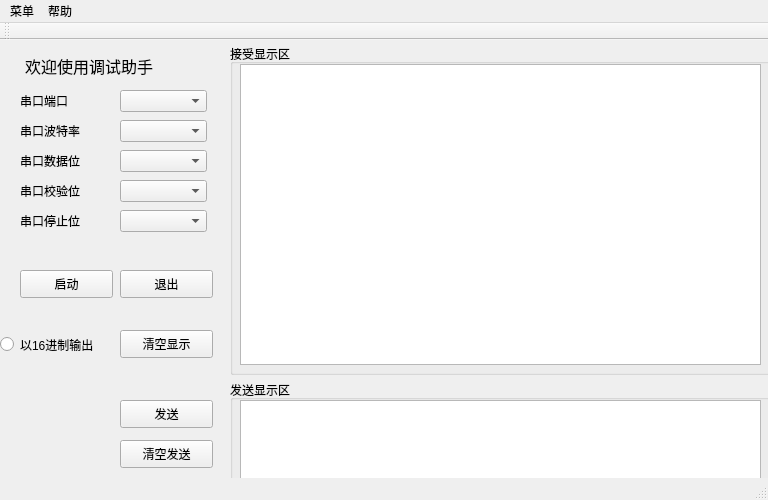
<?xml version="1.0" encoding="UTF-8"?>
<ui version="4.0">
 <class>MainWindow</class>
 <widget class="QMainWindow" name="MainWindow">
  <property name="geometry">
   <rect>
    <x>0</x>
    <y>0</y>
    <width>768</width>
    <height>500</height>
   </rect>
  </property>
  <property name="minimumSize">
   <size>
    <width>768</width>
    <height>500</height>
   </size>
  </property>
  <property name="maximumSize">
   <size>
    <width>768</width>
    <height>500</height>
   </size>
  </property>
  <property name="windowTitle">
   <string>串口助手</string>
  </property>
  <widget class="QWidget" name="centralWidget">
   <widget class="QPushButton" name="pushButton">
    <property name="geometry">
     <rect>
      <x>20</x>
      <y>230</y>
      <width>93</width>
      <height>28</height>
     </rect>
    </property>
    <property name="text">
     <string>启动</string>
    </property>
   </widget>
   <widget class="QPushButton" name="pushButton_2">
    <property name="geometry">
     <rect>
      <x>120</x>
      <y>290</y>
      <width>93</width>
      <height>28</height>
     </rect>
    </property>
    <property name="text">
     <string>清空显示</string>
    </property>
   </widget>
   <widget class="QComboBox" name="comboBox">
    <property name="geometry">
     <rect>
      <x>120</x>
      <y>50</y>
      <width>87</width>
      <height>22</height>
     </rect>
    </property>
   </widget>
   <widget class="QComboBox" name="comboBox_2">
    <property name="geometry">
     <rect>
      <x>120</x>
      <y>80</y>
      <width>87</width>
      <height>22</height>
     </rect>
    </property>
   </widget>
   <widget class="QComboBox" name="comboBox_3">
    <property name="geometry">
     <rect>
      <x>120</x>
      <y>110</y>
      <width>87</width>
      <height>22</height>
     </rect>
    </property>
   </widget>
   <widget class="QComboBox" name="comboBox_4">
    <property name="geometry">
     <rect>
      <x>120</x>
      <y>140</y>
      <width>87</width>
      <height>22</height>
     </rect>
    </property>
   </widget>
   <widget class="QComboBox" name="comboBox_5">
    <property name="geometry">
     <rect>
      <x>120</x>
      <y>170</y>
      <width>87</width>
      <height>22</height>
     </rect>
    </property>
   </widget>
   <widget class="QRadioButton" name="radioButton">
    <property name="geometry">
     <rect>
      <x>0</x>
      <y>295</y>
      <width>115</width>
      <height>19</height>
     </rect>
    </property>
    <property name="text">
     <string>以16进制输出</string>
    </property>
   </widget>
   <widget class="QPushButton" name="pushButton_3">
    <property name="geometry">
     <rect>
      <x>120</x>
      <y>360</y>
      <width>93</width>
      <height>28</height>
     </rect>
    </property>
    <property name="text">
     <string>发送</string>
    </property>
   </widget>
   <widget class="QGroupBox" name="groupBox">
    <property name="geometry">
     <rect>
      <x>230</x>
      <y>4</y>
      <width>551</width>
      <height>331</height>
     </rect>
    </property>
    <property name="title">
     <string>接受显示区</string>
    </property>
    <widget class="QTextBrowser" name="textBrowser">
     <property name="geometry">
      <rect>
       <x>10</x>
       <y>20</y>
       <width>521</width>
       <height>301</height>
      </rect>
     </property>
    </widget>
   </widget>
   <widget class="QGroupBox" name="groupBox_2">
    <property name="geometry">
     <rect>
      <x>230</x>
      <y>340</y>
      <width>541</width>
      <height>121</height>
     </rect>
    </property>
    <property name="title">
     <string>发送显示区</string>
    </property>
    <widget class="QTextEdit" name="textEdit">
     <property name="geometry">
      <rect>
       <x>10</x>
       <y>20</y>
       <width>521</width>
       <height>91</height>
      </rect>
     </property>
    </widget>
   </widget>
   <widget class="QPushButton" name="pushButton_4">
    <property name="geometry">
     <rect>
      <x>120</x>
      <y>400</y>
      <width>93</width>
      <height>28</height>
     </rect>
    </property>
    <property name="text">
     <string>清空发送</string>
    </property>
   </widget>
   <widget class="QLabel" name="label">
    <property name="geometry">
     <rect>
      <x>20</x>
      <y>50</y>
      <width>71</width>
      <height>21</height>
     </rect>
    </property>
    <property name="text">
     <string>串口端口</string>
    </property>
   </widget>
   <widget class="QLabel" name="label_2">
    <property name="geometry">
     <rect>
      <x>20</x>
      <y>83</y>
      <width>80</width>
      <height>15</height>
     </rect>
    </property>
    <property name="text">
     <string>串口波特率</string>
    </property>
   </widget>
   <widget class="QLabel" name="label_3">
    <property name="geometry">
     <rect>
      <x>20</x>
      <y>113</y>
      <width>80</width>
      <height>15</height>
     </rect>
    </property>
    <property name="text">
     <string>串口数据位</string>
    </property>
   </widget>
   <widget class="QLabel" name="label_4">
    <property name="geometry">
     <rect>
      <x>20</x>
      <y>143</y>
      <width>80</width>
      <height>15</height>
     </rect>
    </property>
    <property name="text">
     <string>串口校验位</string>
    </property>
   </widget>
   <widget class="QLabel" name="label_5">
    <property name="geometry">
     <rect>
      <x>20</x>
      <y>173</y>
      <width>80</width>
      <height>15</height>
     </rect>
    </property>
    <property name="text">
     <string>串口停止位</string>
    </property>
   </widget>
   <widget class="QLabel" name="label_6">
    <property name="geometry">
     <rect>
      <x>25</x>
      <y>5</y>
      <width>191</width>
      <height>41</height>
     </rect>
    </property>
    <property name="font">
     <font>
      <family>楷体</family>
      <pointsize>12</pointsize>
     </font>
    </property>
    <property name="text">
     <string>欢迎使用调试助手</string>
    </property>
   </widget>
   <widget class="QPushButton" name="pushButton_5">
    <property name="geometry">
     <rect>
      <x>120</x>
      <y>230</y>
      <width>93</width>
      <height>28</height>
     </rect>
    </property>
    <property name="text">
     <string>退出</string>
    </property>
   </widget>
  </widget>
  <widget class="QStatusBar" name="statusBar"/>
  <widget class="QMenuBar" name="menuBar">
   <property name="geometry">
    <rect>
     <x>0</x>
     <y>0</y>
     <width>768</width>
     <height>26</height>
    </rect>
   </property>
   <widget class="QMenu" name="menu">
    <property name="title">
     <string>菜单</string>
    </property>
    <addaction name="separator"/>
    <addaction name="actiondsa"/>
   </widget>
   <widget class="QMenu" name="menu_2">
    <property name="title">
     <string>帮助</string>
    </property>
   </widget>
   <addaction name="menu"/>
   <addaction name="menu_2"/>
  </widget>
  <widget class="QToolBar" name="toolBar">
   <property name="windowTitle">
    <string>toolBar</string>
   </property>
   <attribute name="toolBarArea">
    <enum>TopToolBarArea</enum>
   </attribute>
   <attribute name="toolBarBreak">
    <bool>false</bool>
   </attribute>
  </widget>
  <action name="actiondsa">
   <property name="text">
    <string>退出</string>
   </property>
  </action>
 </widget>
 <layoutdefault spacing="6" margin="11"/>
 <resources/>
 <connections/>
</ui>
